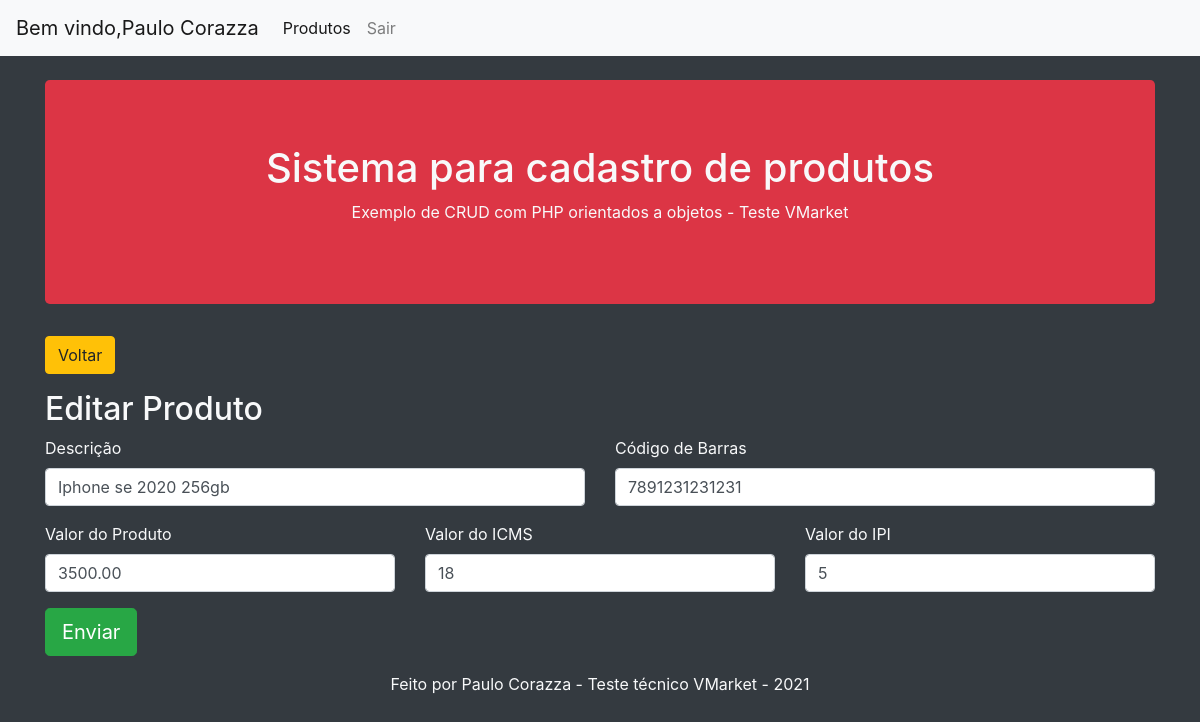
The page /editar.php?id=3 (signed in) on the database its author committed.
### tables this page shows
CREATE TABLE `produto` (
  `id` int NOT NULL AUTO_INCREMENT,
  `valor` decimal(6,2) DEFAULT NULL,
  `cod_barras` varchar(45) DEFAULT NULL,
  `icms` int DEFAULT NULL,
  `ipi` int DEFAULT NULL,
  `descricao` varchar(100) DEFAULT NULL,
  PRIMARY KEY (`id`)
);

### editar.php (called while the page is built, shortened)
<?php
$produto = Produto::getProduto($_GET['id']);
include __DIR__.'/includes/header.php';
include __DIR__.'/includes/formulario_edit.php';
include __DIR__.'/includes/footer.php';

### app/Db/Database.php (called while the page is built, shortened)
<?php
class Database
{
    private $table;
    private $connection;
    public function __construct($table = null)
    {
       $this->table = $table;
    }
    private function setConnection()
    {
         try{
            $this->connection = new PDO('mysql:host='.self::HOST.';dbname='.self::NAME,self::USER,self::PASS);
            $this->connection->setAttribute(PDO::ATTR_ERRMODE,PDO::ERRMODE_EXCEPTION);
         }
         catch(PDOException $e){
             die('Error : ' . $e->getMessage());
         }
    }
    public function execute($query,$params = [])
    {
        try{
            $statement = $this->connection->prepare($query);
            $statement->execute($params);
                return $statement;
        }catch(PDOException $e){
            die('ERROR: '.$e->getMessage());
        }
    }
    public function select($where = null, $order = null, $limit = null, $fields = '*')
    {
        $where = strlen($where) ? 'WHERE '.$where : '';
        $order = strlen($order) ? 'ORDER BY '.$order : '';
        $limit = strlen($limit) ? 'LIMIT '.$limit : '';
        $query = 'SELECT '.$fields.' FROM '.$this->table.' '.$where.' '.$order.' '.$limit;
        return $this->execute($query);
    }
}

### app/Entity/Produto.php (called while the page is built, shortened)
<?php
class Produto
{
    public static function getProduto($id)
    {
        return (new Database('produto'))->select('id = '. $id)
                                      ->fetchObject(self::class);
    }
}

### includes/formulario_edit.php (the view, shortened to what this page needs)
<main>
  <section>
    <a href="Produtos.php">
      <button class="btn btn-warning">Voltar</button>
    </a>
  </section>
  <h2 class="mt-3"><?=TITLE?></h2>
  <form method="POST">
    <div class="row">
      <div class="col-md-6">
        <div class="form-group">
          <label>Descrição</label>
          <input type="text" class="form-control" name="descricao" value="<?= $produto->descricao ?>">
        </div>
      </div>
      <div class="col-md-6">
        <div class="form-group">
          <label>Código de Barras</label>
          <input type="text" class="form-control" name="cod_barras" value="<?= $produto->cod_barras?>">
        </div>
      </div>
    </div>
    <div class="row">
        <div class="col-md-4">
          <div class="form-group">
            <label>Valor do Produto</label>
            <input type="number" class="form-control" name="valor" value="<?= $produto->valor ?>">
          </div>
        </div>
        <div class="col-md-4">
          <div class="form-group">
              <label>Valor do ICMS</label>
              <input type="number" class="form-control" name="icms" value="<?= $produto->icms ?>">
            </div>
        </div>
        <div class="col-md-4">
        <div class="form-group">
            <label>Valor do IPI</label>
            <input type="number" name="ipi" class="form-control" value="<?= $produto->ipi ?>">
          </div>
        </div>
    </div>
    <div class="form-group">
      <button type="submit" class="btn btn-success btn-lg ">Enviar</button>
    </div>
  </form>
</main>

### rows shown on the page
produto: descricao "Iphone se 2020 256gb", cod_barras "7891231231231", valor "3500.00", icms "18", ipi "5"

### other values the page prints
$usuarioLogado['nome'] "Paulo Corazza"
TITLE "Editar Produto"
